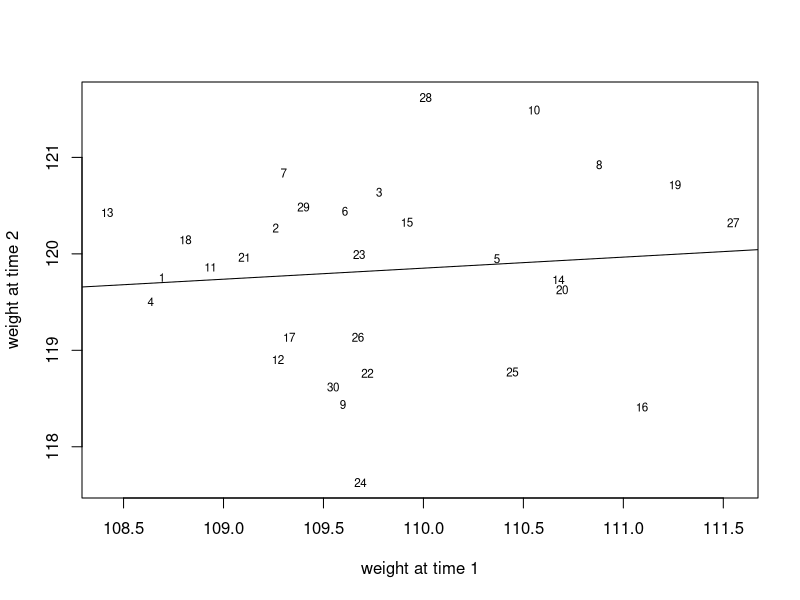
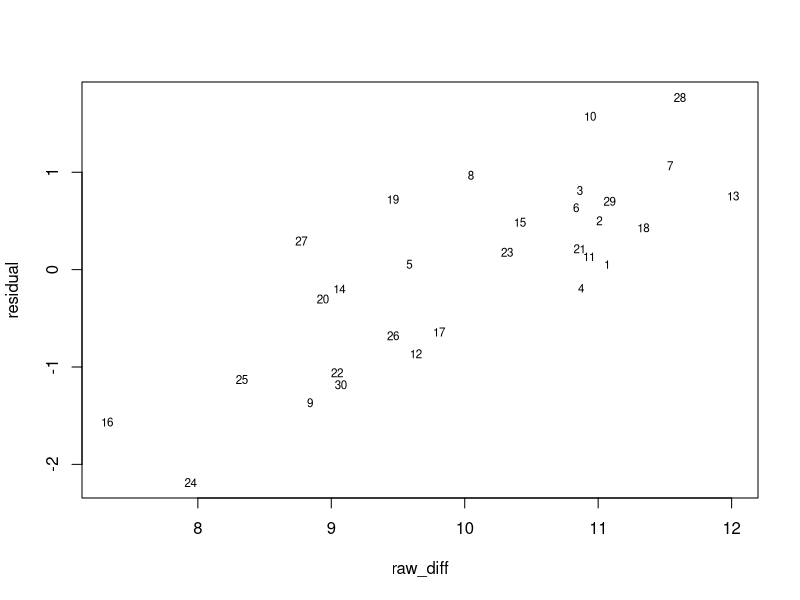

Generate these figures, in order, with R:
## ---- chunk 1
set.seed(3)
cor_level = .3
library(MASS)
n = 30
Sigma = matrix(c(1,cor_level,cor_level,1),2,2)
res = mvrnorm(n=n, mu = c(110,120), Sigma )
lm_res<-lm(res[,2] ~ res[,1])
raw_t2 = res[,2]
raw_t1 = res[,1]
raw_diff = raw_t2 - raw_t1
residual = lm_res$residuals
#create tidy matrix for comparing values
tidy_table = data.frame(raw_t2,raw_t1,raw_diff,residual)
## ---- chunk 2
plot(res,pch = '',xlab = 'weight at time 1', ylab = 'weight at time 2')
text(res[,1], res[,2],labels = seq(1,n), cex = .7)
abline(lm_res)
cor(res[,1], res[,2])

#tidy_table
plot(raw_diff,residual,pch = '')
text(raw_diff,residual,labels = seq(1,n), cex = .7)
cor(raw_diff,residual)
